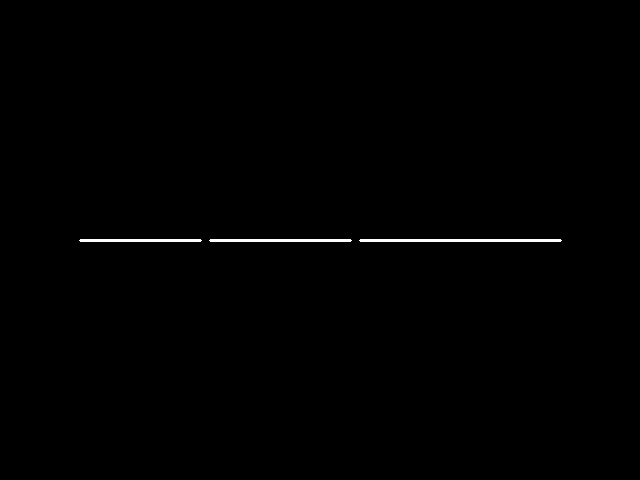
#> input picture tests/fixtures/detection/hough_fragments.png, 640 x 480 px
$ python -i run_visual.py   (imports and definitions only)
#> lines starting #> are read from the running program, lines starting #| are printed output that depends on the picture; after the words box and inside, x2 and y2 are one past the last pixel; in counts of white or black regions, pixels touching at a corner belong together
"""
Visual detection test runner.

Usage:
    python tests/run_visual.py

Reads every JPEG from snapshots/, runs detection, writes annotated results
to tests/output/. Open that folder in Finder to review.

Each snapshot produces:
    <name>_circles.jpg   — circles at 4 sensitivity levels side by side
    <name>_edges.jpg     — Canny edge overlay at 3 threshold pairs
    <name>_lines.jpg     — HoughLinesP line segments at 3 threshold levels
"""

from __future__ import annotations

import sys
from pathlib import Path

import cv2
import numpy as np

ROOT = Path(__file__).parent.parent
sys.path.insert(0, str(ROOT))

SNAPSHOTS = ROOT / "snapshots"
OUTPUT = ROOT / "tests" / "output"

# ── helpers ────────────────────────────────────────────────────────────────


def label(img: np.ndarray, text: str) -> np.ndarray:
    """Draw a white label with black shadow in the top-left corner."""
    out = img.copy()
    for dx, dy, color in [(-1, -1, (0, 0, 0)), (0, 0, (255, 255, 255))]:
        cv2.putText(
            out, text,
            (10 + dx, 28 + dy),
            cv2.FONT_HERSHEY_SIMPLEX, 0.7, color, 2,
        )
    return out


# [10 lines left out: function hstack, not called in this run]


def enhance(gray: np.ndarray) -> np.ndarray:
    """CLAHE with a larger tile to avoid amplifying fine texture."""
    clahe = cv2.createCLAHE(clipLimit=2.0, tileGridSize=(16, 16))
    return clahe.apply(gray)


def denoise(gray: np.ndarray) -> np.ndarray:
    """Bilateral filter: smooths surface texture while preserving sharp edges."""
    return cv2.bilateralFilter(gray, d=9, sigmaColor=75, sigmaSpace=75)


# ── per-algorithm render functions ─────────────────────────────────────────


# [29 lines left out: functions render_circles, render_edges, not called in this run]


def render_preprocessed(frame: np.ndarray) -> np.ndarray:
    """Show the image the detector actually sees after preprocessing."""
    gray = cv2.cvtColor(frame, cv2.COLOR_BGR2GRAY)
    gray = enhance(gray)
    gray = denoise(gray)
    bgr = cv2.cvtColor(gray, cv2.COLOR_GRAY2BGR)
    return label(bgr, "preprocessed (CLAHE+bilateral)")


# [81 lines left out: functions render_lines, process, main, not called in this run]


# [2 lines not run here, left out]

>>> import cv2
>>> picture = cv2.imread('fixtures/detection/hough_fragments.png')
#> picture is the input picture: shape (480, 640, 3); 0.45% white; 3 white regions, box (x1, y1, x2, y2) and area: (359, 239, 562, 242) 605, (209, 239, 352, 242) 425, (79, 239, 202, 242) 365
>>> result = render_preprocessed(picture)
#> after the loop in label, `for dx, dy, color in [(-1, -1, (0, 0, 0)), (0, 0, (255, 255, 255))]:`:
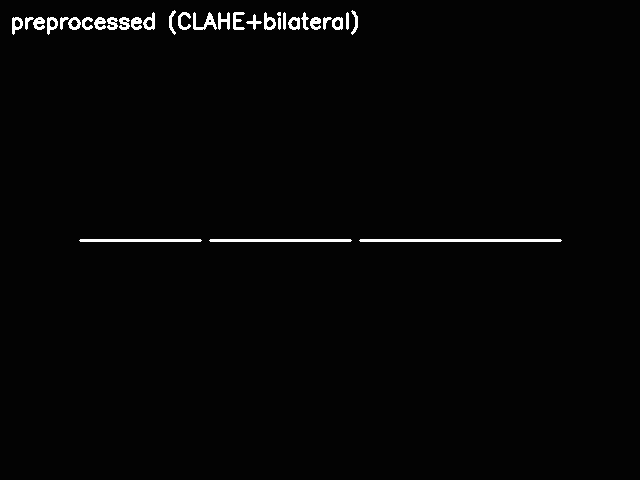
#> out: shape (480, 640, 3); min 0, max 255, mean 6.2
